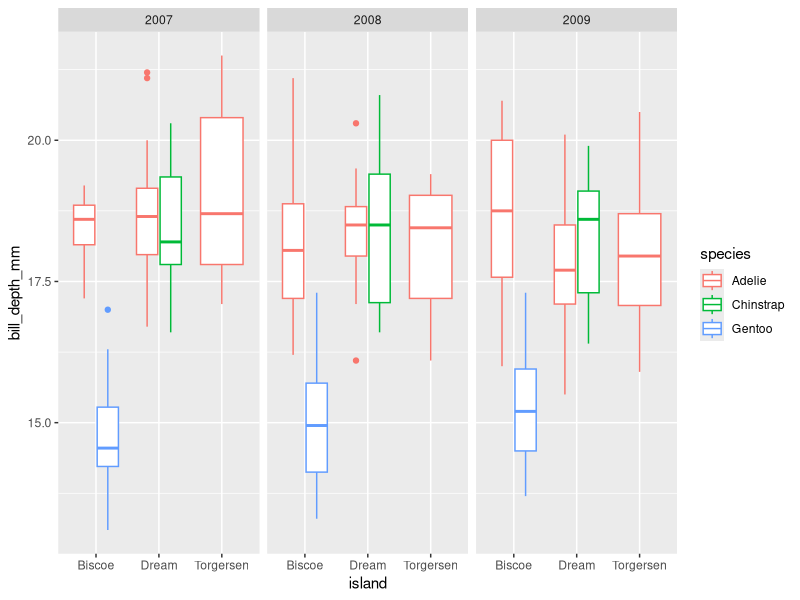
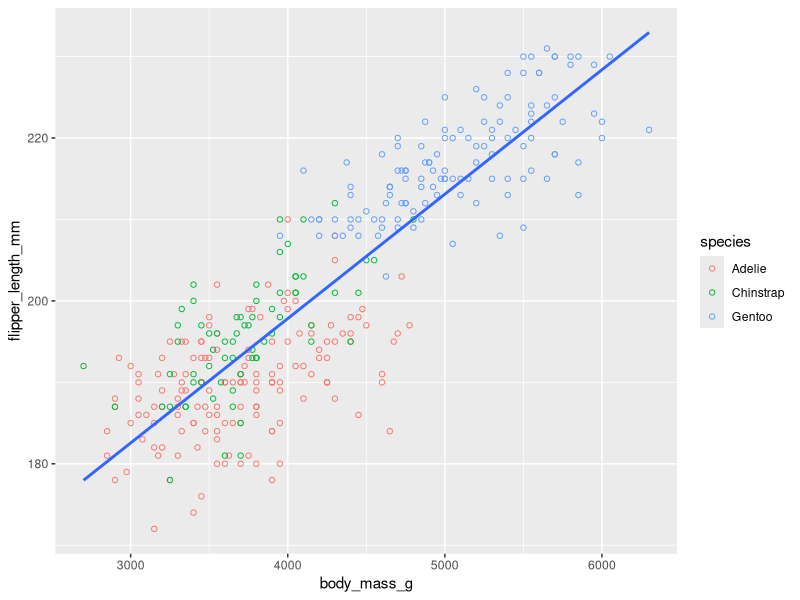
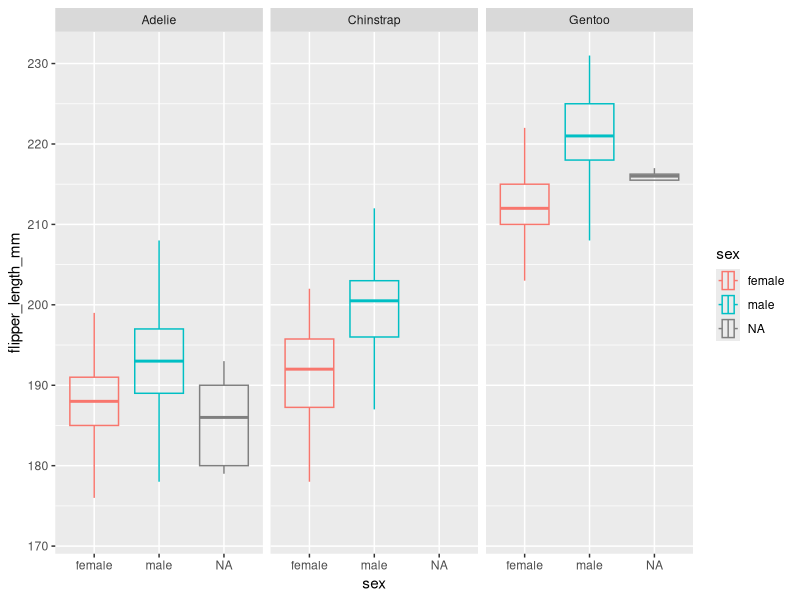

Write the R code that produced these figures, in order.
## ---- chunk 1
knitr::opts_chunk$set(echo = TRUE)
## ---- chunk 2
library(palmerpenguins)
library(tidyverse)
## ---- chunk 3
dim(penguins)
## ---- chunk 4
colnames(penguins)
## ---- chunk 5
ggplot(data = penguins) + 
  geom_boxplot(mapping = aes(x = island, y= bill_depth_mm, color = species)) +
  facet_wrap(~year)
## ---- chunk 6
ggplot(data = penguins, mapping = aes(x = body_mass_g, y = flipper_length_mm)) + 
  geom_point(mapping = aes(color = species), shape = 1) +
  geom_smooth(method = "lm", se = F)
## ---- chunk 7
penguins %>%
  ggplot(mapping = aes(x=flipper_length_mm, y=sex, color=sex)) +
  geom_boxplot(outlier.alpha = 0, alpha=0) +
  coord_flip() +
  facet_wrap(~species)
